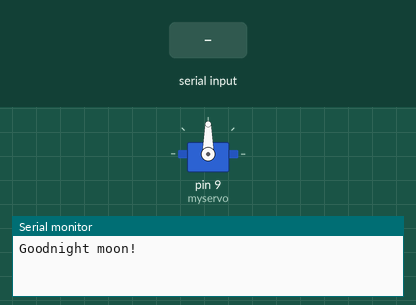
A sketch run on a simulated Arduino Uno, built with avr-gcc and run on an emulated ATmega328P. Parts: servo, the last lines printed to the serial monitor. Inputs (shaded band) come from the test bench.

Above: at 1.2 s.
1.3 s: "B" received over Serial
At 2.0 s:
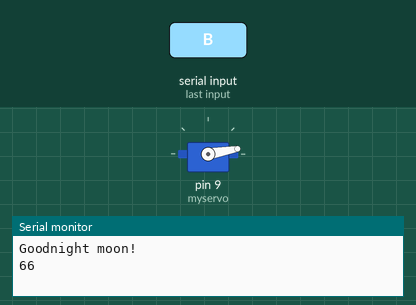
2.8 s: "A" received over Serial
At 3.2 s:
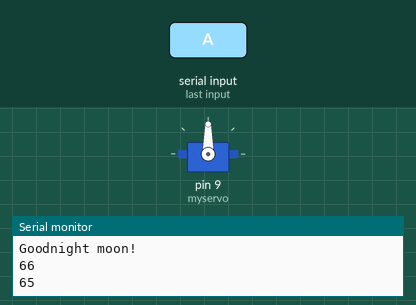
4.3 s: "B" received over the second serial link
At 5.5 s:
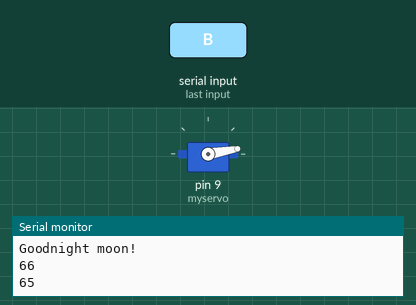
Timing chart, 0 to 7.3 s (numbered marks = the images above; inputs shaded):
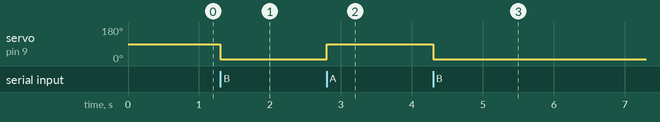

Measured:
- after the input at 1.3 s, servo on pin 9 (myservo): 90° → 10° at once
- after the input at 2.8 s, servo on pin 9 (myservo): 10° → 90° at once
- after the input at 4.3 s, servo on pin 9 (myservo): 90° → 10° at once

The sketch:

bluetooth.ino
```cpp
#include <SoftwareSerial.h>
#include <Servo.h>

SoftwareSerial mySerial(10, 11); // RX, TX
Servo myservo;

//int pos = 0;
int onOff = 1;


void setup() {

  myservo.attach(9);


  // Open serial communications and wait for port to open:
  Serial.begin(9600);
  while (!Serial) {
    ; // wait for serial port to connect. Needed for native USB port only
    // sirve para indicar que el puerto serial esta libre
  }


  Serial.println("Goodnight moon!");

  // set the data rate for the SoftwareSerial port
  mySerial.begin(9600);
  mySerial.println("Hello, world?");
}

void loop() { // run over and over
  if (mySerial.available()) {
    //Serial.write(mySerial.read());
    onOff = mySerial.read();   //puerto de terminal virtual
  }
  if (Serial.available()) {
    //mySerial.write(Serial.read());
    onOff = Serial.read();//puerto de la termina de arduino
    Serial.println(onOff);
  }
  if (onOff == 'A') {
    onOff = 0;
    myservo.write(90);

    // for (pos = 90; pos >= 0; pos -= 1) { // goes from 180 degrees to 0 degrees
    //  myservo.write(pos);              // tell servo to go to position in variable 'pos'
    //  delay(15);                       // waits 15 ms for the servo to reach the position
    // }

    //for (pos = 0; pos <= 90; pos += 1) { // goes from 0 degrees to 180 degrees
    // in steps of 1 degree
    // myservo.write(pos);              // tell servo to go to position in variable 'pos'
    //  delay(15);                       // waits 15 ms for the servo to reach the position
    //
    //}

  }
  else if (onOff == 'B') {
    onOff = 0;
    myservo.write(10);
    //  for (pos = 0; pos <= 90; pos += 1) { // goes from 0 degrees to 180 degrees
    // in steps of 1 degree
    // myservo.write(pos);              // tell servo to go to position in variable 'pos'
    //delay(15);// waits 15 ms for the servo to reach the positio
    //}
    //         for (pos = 90; pos >= 0; pos -= 1) { // goes from 180 degrees to 0 degrees
    //     myservo.write(pos);              // tell servo to go to position in variable 'pos'
    //   delay(15);                       // waits 15 ms for the servo to reach the position
    // }

  }


}
```
